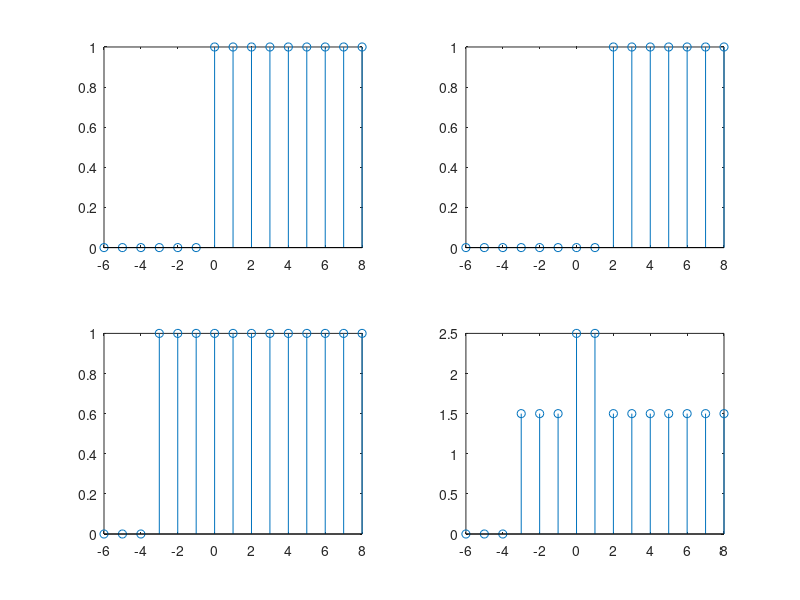
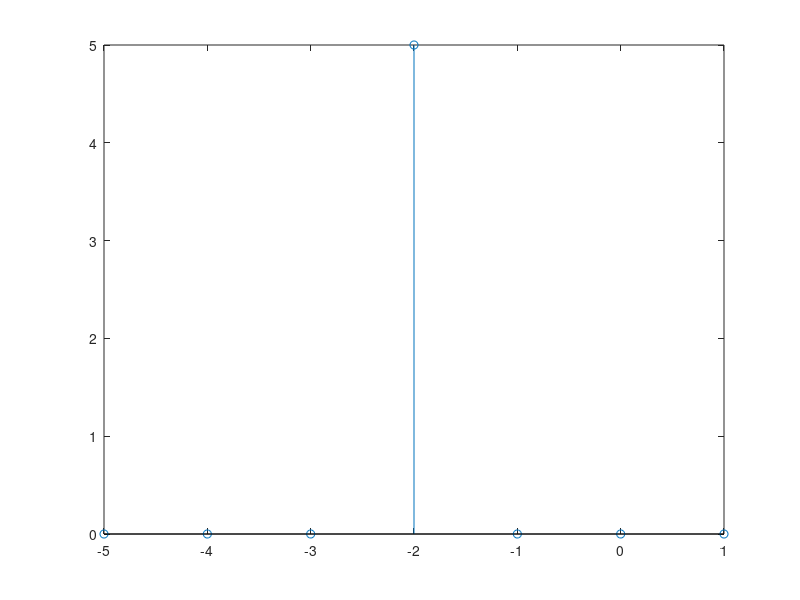

Write MATLAB code to recreate these figures, in order.
% h(n) - h(n-2) + 1.5*h(n+3)    -7<n<9


n = -6 : 8;
hevisajd1 = [zeros(1, 6) ones(1, 9)]
figure
subplot(2, 2, 1), stem(n, hevisajd1)  

hevisajd2 = [zeros(1, 8) ones(1, 7)]
subplot(2, 2, 2), stem(n, hevisajd2) 

hevisajd3 = [zeros(1, 3) ones(1, 12)]

subplot(2, 2, 3), stem(n, hevisajd3) 

hevisajd_rez = hevisajd1 - hevisajd2 + 1.5* hevisajd3
subplot(2, 2, 4), stem(n, hevisajd_rez) 

% 5*dirak(n+2)   -6 <n<2
n = -5 : 1
dirak = [zeros(1, 3) 1 zeros(1, 3)]
figure
subplot(1, 1,1), stem (n, 5*dirak) 
